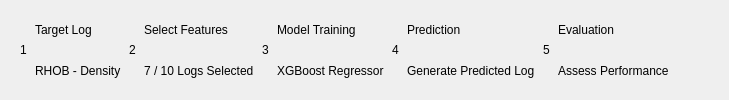
    <widget class="QFrame" name="stepsFrame">
     <layout class="QHBoxLayout" name="stepsHL">
      <property name="leftMargin">
      <number>20</number>
     </property>
     <property name="topMargin">
      <number>10</number>
     </property>
     <property name="rightMargin">
      <number>20</number>
     </property>
     <property name="bottomMargin">
      <number>10</number>
     </property>
      <property name="spacing"><number>4</number></property>

      <!-- Step 1 -->
      <item>
       <layout class="QHBoxLayout" name="step1HL">
        <property name="spacing"><number>8</number></property>
        <item>
         <widget class="QLabel" name="stepCircle1">
          <property name="objectName"><string>stepCircleActive</string></property>
          <property name="text"><string>1</string></property>
         </widget>
        </item>
        <item>
         <layout class="QVBoxLayout" name="step1TxtVL">
          <property name="spacing"><number>1</number></property>
          <item>
           <widget class="QLabel" name="step1Title">
            <property name="objectName"><string>stepTitleActive</string></property>
            <property name="text"><string>Target Log</string></property>
           </widget>
          </item>
          <item>
           <widget class="QLabel" name="step1Sub">
            <property name="objectName"><string>stepSubActive</string></property>
            <property name="text"><string>RHOB - Density</string></property>
           </widget>
          </item>
         </layout>
        </item>
       </layout>
      </item>

      <item><widget class="QFrame" name="div1"><property name="frameShape"><enum>QFrame::HLine</enum></property><property name="frameShadow"><enum>QFrame::Plain</enum></property><property name="minimumWidth"><number>30</number></property></widget></item>

      <!-- Step 2 -->
      <item>
       <layout class="QHBoxLayout" name="step2HL">
        <property name="spacing"><number>8</number></property>
        <item>
         <widget class="QLabel" name="stepCircle2">
          <property name="objectName"><string>stepCircleActive</string></property>
          <property name="text"><string>2</string></property>
         </widget>
        </item>
        <item>
         <layout class="QVBoxLayout" name="step2TxtVL">
          <property name="spacing"><number>1</number></property>
          <item>
           <widget class="QLabel" name="step2Title">
            <property name="objectName"><string>stepTitleActive</string></property>
            <property name="text"><string>Select Features</string></property>
           </widget>
          </item>
          <item>
           <widget class="QLabel" name="step2Sub">
            <property name="objectName"><string>stepSubActive</string></property>
            <property name="text"><string>7 / 10 Logs Selected</string></property>
           </widget>
          </item>
         </layout>
        </item>
       </layout>
      </item>

      <item><widget class="QFrame" name="div2"><property name="frameShape"><enum>QFrame::HLine</enum></property><property name="frameShadow"><enum>QFrame::Plain</enum></property><property name="minimumWidth"><number>30</number></property></widget></item>

      <!-- Step 3 -->
      <item>
       <layout class="QHBoxLayout" name="step3HL">
        <property name="spacing"><number>8</number></property>
        <item>
         <widget class="QLabel" name="stepCircle3">
          <property name="objectName"><string>stepCircleActive</string></property>
          <property name="text"><string>3</string></property>
         </widget>
        </item>
        <item>
         <layout class="QVBoxLayout" name="step3TxtVL">
          <property name="spacing"><number>1</number></property>
          <item>
           <widget class="QLabel" name="step3Title">
            <property name="objectName"><string>stepTitleActive</string></property>
            <property name="text"><string>Model Training</string></property>
           </widget>
          </item>
          <item>
           <widget class="QLabel" name="step3Sub">
            <property name="objectName"><string>stepSubActive</string></property>
            <property name="text"><string>XGBoost Regressor</string></property>
           </widget>
          </item>
         </layout>
        </item>
       </layout>
      </item>

      <item><widget class="QFrame" name="div3"><property name="frameShape"><enum>QFrame::HLine</enum></property><property name="frameShadow"><enum>QFrame::Plain</enum></property><property name="minimumWidth"><number>30</number></property></widget></item>

      <!-- Step 4 -->
      <item>
       <layout class="QHBoxLayout" name="step4HL">
        <property name="spacing"><number>8</number></property>
        <item>
         <widget class="QLabel" name="stepCircle4">
          <property name="objectName"><string>stepCircleInactive</string></property>
          <property name="text"><string>4</string></property>
         </widget>
        </item>
        <item>
         <layout class="QVBoxLayout" name="step4TxtVL">
          <property name="spacing"><number>1</number></property>
          <item>
           <widget class="QLabel" name="step4Title">
            <property name="objectName"><string>stepTitleInactive</string></property>
            <property name="text"><string>Prediction</string></property>
           </widget>
          </item>
          <item>
           <widget class="QLabel" name="step4Sub">
            <property name="objectName"><string>stepSubInactive</string></property>
            <property name="text"><string>Generate Predicted Log</string></property>
           </widget>
          </item>
         </layout>
        </item>
       </layout>
      </item>

      <item><widget class="QFrame" name="div4"><property name="frameShape"><enum>QFrame::HLine</enum></property><property name="frameShadow"><enum>QFrame::Plain</enum></property><property name="minimumWidth"><number>30</number></property></widget></item>

      <!-- Step 5 -->
      <item>
       <layout class="QHBoxLayout" name="step5HL">
        <property name="spacing"><number>8</number></property>
        <item>
         <widget class="QLabel" name="stepCircle5">
          <property name="objectName"><string>stepCircleInactive</string></property>
          <property name="text"><string>5</string></property>
         </widget>
        </item>
        <item>
         <layout class="QVBoxLayout" name="step5TxtVL">
          <property name="spacing"><number>1</number></property>
          <item>
           <widget class="QLabel" name="step5Title">
            <property name="objectName"><string>stepTitleInactive</string></property>
            <property name="text"><string>Evaluation</string></property>
           </widget>
          </item>
          <item>
           <widget class="QLabel" name="step5Sub">
            <property name="objectName"><string>stepSubInactive</string></property>
            <property name="text"><string>Assess Performance</string></property>
           </widget>
          </item>
         </layout>
        </item>
       </layout>
      </item>

      <item>
       <spacer>
        <property name="orientation"><enum>Qt::Horizontal</enum></property>
        <property name="sizeHint" stdset="0"><size><width>40</width><height>10</height></size></property>
       </spacer>
      </item>
     </layout>
    </widget>
